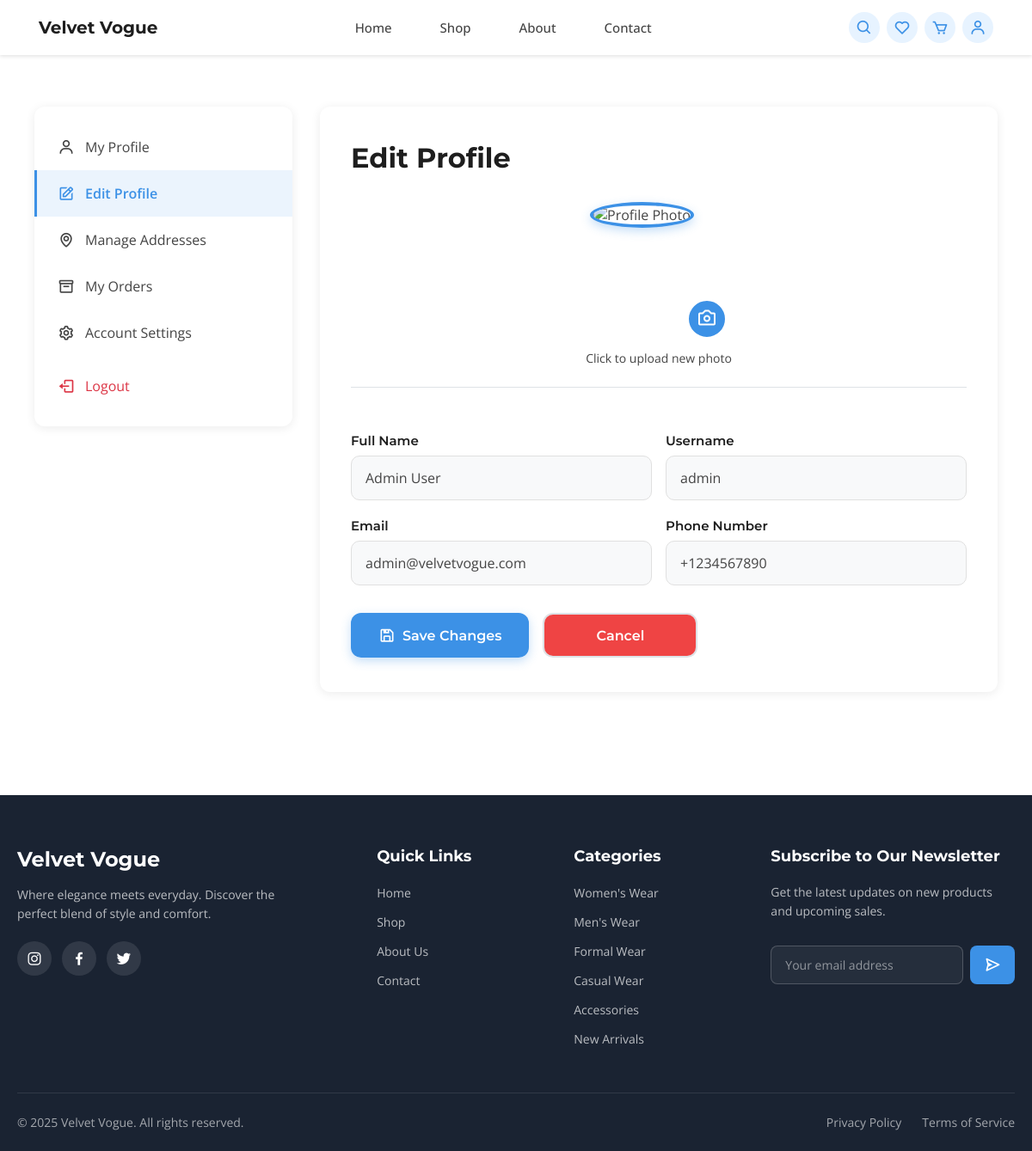
Screenshot of /editProfile.php (signed in) with the database file from the repository.
### tables this page shows
CREATE TABLE IF NOT EXISTS users (
    user_id INT AUTO_INCREMENT PRIMARY KEY,
    username VARCHAR(50) NOT NULL UNIQUE,
    email VARCHAR(100) NOT NULL UNIQUE,
    phone VARCHAR(20) NOT NULL,
    password VARCHAR(255) NOT NULL,
    full_name VARCHAR(100),
    profile_image VARCHAR(255) DEFAULT NULL,
    user_type ENUM('customer', 'admin') DEFAULT 'customer',
    is_active BOOLEAN DEFAULT TRUE,
    email_verified BOOLEAN DEFAULT FALSE,
    created_at TIMESTAMP DEFAULT CURRENT_TIMESTAMP,
    updated_at TIMESTAMP DEFAULT CURRENT_TIMESTAMP ON UPDATE CURRENT_TIMESTAMP,
    last_login TIMESTAMP NULL DEFAULT NULL,
    INDEX idx_email (email),
    INDEX idx_username (username),
    INDEX idx_user_type (user_type)
);

### editProfile.php (the view, shortened to what this page needs)
<?php
require_once './inc/db.php';
$user_id = $_SESSION['user_id'];
$userQuery = "SELECT full_name, username, email, phone, profile_image FROM users WHERE user_id = ?";
$userStmt = $conn->prepare($userQuery);
$userStmt->bind_param("i", $user_id);
$userStmt->execute();
$userResult = $userStmt->get_result();
$user = $userResult->fetch_assoc();
$profile_image = !empty($user['profile_image']) ? $user['profile_image'] : './images/default-avatar.png';
?>
<?php include './inc/header.php'; ?>
<section class="profile-con">
    <div class="profile-layout">
        <?php include './inc/sidebar.php'; ?>
        <main class="profile-main">
            <div class="edit-profile-container">
                <h1 class="page-title">Edit Profile</h1>
                <form class="edit-profile-form" action="" method="post" enctype="multipart/form-data">
                    <div class="photo-upload-section">
                        <div class="current-photo">
                            <img src="<?php echo htmlspecialchars($profile_image); ?>" alt="Profile Photo" id="photoPreview" onerror="this.src='./images/product1.jpg'">
                            <button type="button" class="change-photo-btn" onclick="document.getElementById('photoInput').click()">
                                <i class='bx bx-camera'></i>
                            </button>
                        </div>
                        <p class="photo-upload-text">Click to upload new photo</p>
                    </div>
                    <div class="form-row">
                        <div class="form-group">
                            <label for="fullName">Full Name</label>
                            <input type="text" id="fullName" name="full_name" value="<?php echo htmlspecialchars($user['full_name'] ?? ''); ?>" required>
                        </div>
                        <div class="form-group">
                            <label for="username">Username</label>
                            <input type="text" id="username" name="username" value="<?php echo htmlspecialchars($user['username']); ?>" required>
                        </div>
                    </div>
                    <div class="form-row">
                        <div class="form-group">
                            <label for="email">Email</label>
                            <input type="email" id="email" name="email" value="<?php echo htmlspecialchars($user['email'] ?? ''); ?>" required>
                        </div>
                        <div class="form-group">
                            <label for="phone">Phone Number</label>
                            <input type="tel" id="phone" name="phone" value="<?php echo htmlspecialchars($user['phone'] ?? ''); ?>" required>
                        </div>
                    </div>
                    <div class="form-actions">
                        <button type="submit" class="save-btn">
                            <i class='bx bx-save'></i>
                            <span>Save Changes</span>
                        </button>
                        <a href="profile.php" class="cancel-btn">Cancel</a>
                    </div>
                </form>
            </div>
        </main>
    </div>
</section>
</main>
<?php include './inc/footer.php'; ?>

### assets/home.css (style rules this page uses)
:root { --bg: #FFFFFF; --primary-btn: #3C91E6; --secondary-btn: #FFDD67; --text-head: #1E1E1E; --text-body: #444444; --border-color: #E0E0E0; --font-family-primary: 'Montserrat', sans-serif; --font-family-secondary: 'Open Sans', sans-serif; --primary-btn-hover: #2B6FBF; --secondary-btn-hover: #FFD633; --gradient-primary: linear-gradient(135deg, #3C91E6, #2B6FBF); }
* { margin: 0; padding: 0; box-sizing: border-box; }
body { margin: 0; padding: 0; font-family: var(--font-family-secondary); background-color: var(--bg); color: var(--text-body); }

### rows the page displays
users: full_name "Admin User", username "admin", email "admin@velvetvogue.com", phone "+1234567890"
